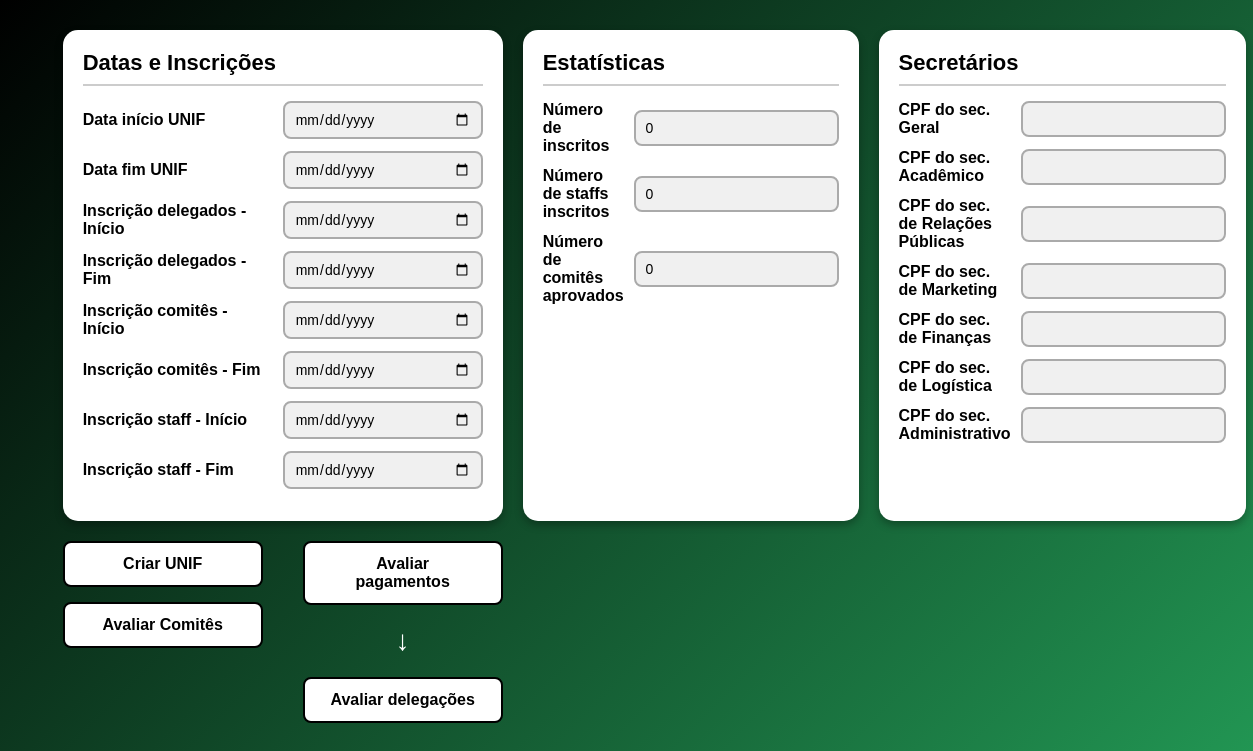
Page /pages/painelControle.php (signed in) on the earlier database version.
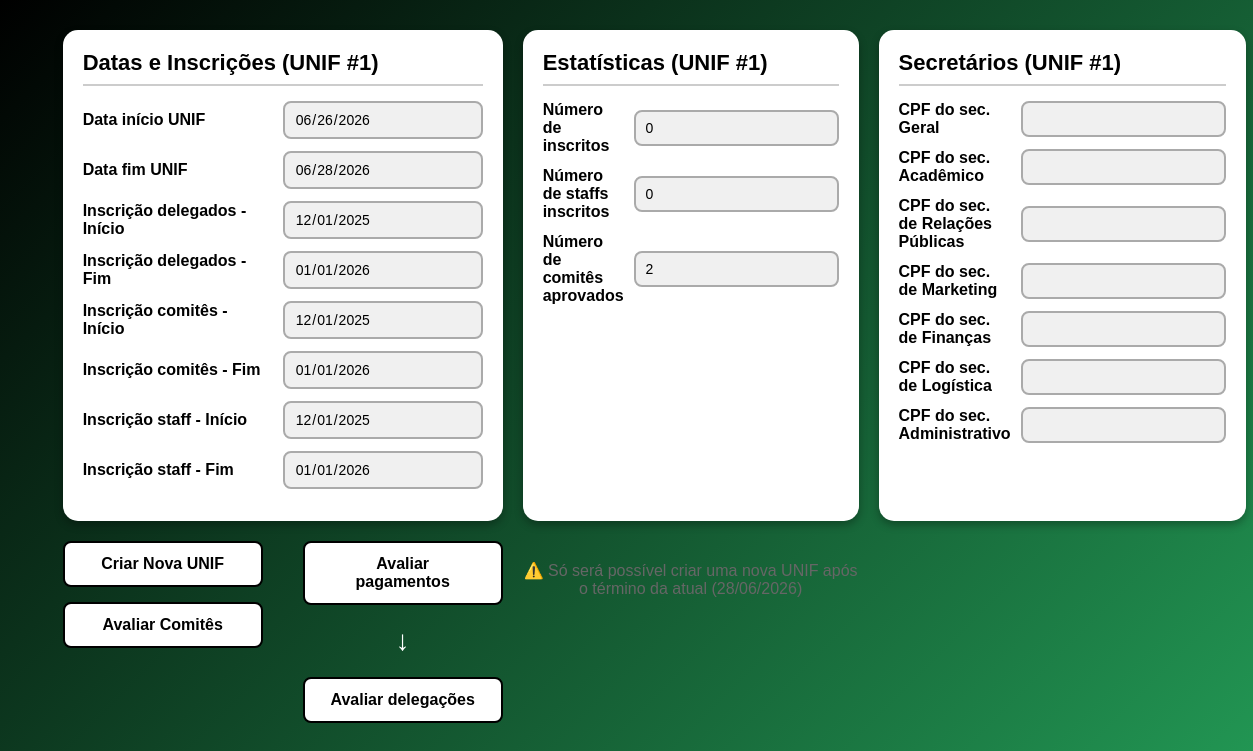
Same page on the later database version.
### tables this page shows
CREATE TABLE `unif` (
  `id_unif` int(11) NOT NULL,
  `data_inicio_unif` date DEFAULT NULL,
  `data_fim_unif` date DEFAULT NULL,
  `data_inicio_inscricao_delegado` date DEFAULT NULL,
  `data_fim_inscricao_delegado` date DEFAULT NULL,
  `data_inicio_inscricao_comite` date DEFAULT NULL,
  `data_fim_inscricao_comite` date DEFAULT NULL,
  `data_inicio_inscricao_staff` date DEFAULT NULL,
  `data_fim_inscricao_staff` date DEFAULT NULL
);

### pages/painelControle.php (the view, shortened to what the changed rows need)
<?php
require_once 'php/conexao.php';
?>
<!DOCTYPE html>
<html lang="pt-BR">
<head>
  <link rel="stylesheet" href="styles/global.css">
  <link rel="stylesheet" href="styles/painelControle.css">
</head>
<body>
  <?php
  if (isset($_SESSION["cpf"])) {
    if (isset($_SESSION["adm"]) && $_SESSION["adm"] == true) {
      $unif_atual = null;
      $estatisticas = array(
        'inscritos' => 0,
        'staffs' => 0,
        'mesas' => 0
      );
      $pode_criar_unif = false;
      $secretarios = array();
      if ($conn && $conn->connect_error === null) {
        $sql_unif = "SELECT * FROM unif ORDER BY data_fim_unif DESC LIMIT 1";
        $result_unif = $conn->query($sql_unif);
        if ($result_unif && $result_unif->num_rows > 0) {
          $unif_atual = $result_unif->fetch_assoc();
          $data_fim = new DateTime($unif_atual['data_fim_unif']);
          $data_atual = new DateTime();
          $pode_criar_unif = ($data_fim < $data_atual);
          $id_unif = $unif_atual['id_unif'];
          $sql_inscritos = "SELECT COUNT(*) as total FROM delegado d
                           INNER JOIN delegacao del ON d.cpf = del.cpf
                           WHERE del.id_unif = ?";
          $stmt = $conn->prepare($sql_inscritos);
          $stmt->bind_param("i", $id_unif);
          $stmt->execute();
          $result_inscritos = $stmt->get_result();
          if ($result_inscritos && $row = $result_inscritos->fetch_assoc()) {
            $estatisticas['inscritos'] = $row['total'];
          }
          $sql_staffs = "SELECT COUNT(*) as total FROM staff WHERE id_unif = ? AND status_inscricao = 'aprovado'";
          $stmt = $conn->prepare($sql_staffs);
          $stmt->bind_param("i", $id_unif);
          $stmt->execute();
          $result_staffs = $stmt->get_result();
          if ($result_staffs && $row = $result_staffs->fetch_assoc()) {
            $estatisticas['staffs'] = $row['total'];
          }
          $sql_mesas = "SELECT COUNT(*) as total FROM comite WHERE id_unif = ? AND status = 'aprovado'";
          $stmt = $conn->prepare($sql_mesas);
          $stmt->bind_param("i", $id_unif);
          $stmt->execute();
          $result_mesas = $stmt->get_result();
          if ($result_mesas && $row = $result_mesas->fetch_assoc()) {
            $estatisticas['mesas'] = $row['total'];
          }
        } else {
          $pode_criar_unif = true;
        }
      }
  ?>
      <div class="container">
        <div class="box">
          <h3>Datas e Inscrições <?php echo $unif_atual ? "(UNIF #" . $unif_atual['id_unif'] . ")" : ""; ?></h3>
          <form method="POST" id="formUnif">
            <div class="row">
              <span class="label">Data início UNIF</span>
              <input type="date" name="data_inicio_unif"
                     value="<?php echo $unif_atual ? $unif_atual['data_inicio_unif'] : ''; ?>"
                     <?php echo $unif_atual ? 'readonly' : 'required'; ?>>
            </div>
            <div class="row">
              <span class="label">Data fim UNIF</span>
              <input type="date" name="data_fim_unif"
                     value="<?php echo $unif_atual ? $unif_atual['data_fim_unif'] : ''; ?>"
                     <?php echo $unif_atual ? 'readonly' : 'required'; ?>>
            </div>
            <div class="row">
              <span class="label">Inscrição delegados - Início</span>
              <input type="date" name="data_inicio_inscricao_delegado"
                     value="<?php echo $unif_atual ? $unif_atual['data_inicio_inscricao_delegado'] : ''; ?>"
                     <?php echo $unif_atual ? 'readonly' : 'required'; ?>>
            </div>
            <div class="row">
              <span class="label">Inscrição delegados - Fim</span>
              <input type="date" name="data_fim_inscricao_delegado"
                     value="<?php echo $unif_atual ? $unif_atual['data_fim_inscricao_delegado'] : ''; ?>"
                     <?php echo $unif_atual ? 'readonly' : 'required'; ?>>
            </div>
            <div class="row">
              <span class="label">Inscrição comitês - Início</span>
              <input type="date" name="data_inicio_inscricao_comite"
                     value="<?php echo $unif_atual ? $unif_atual['data_inicio_inscricao_comite'] : ''; ?>"
                     <?php echo $unif_atual ? 'readonly' : 'required'; ?>>
            </div>
            <div class="row">
              <span class="label">Inscrição comitês - Fim</span>
              <input type="date" name="data_fim_inscricao_comite"
                     value="<?php echo $unif_atual ? $unif_atual['data_fim_inscricao_comite'] : ''; ?>"
                     <?php echo $unif_atual ? 'readonly' : 'required'; ?>>
            </div>
            <div class="row">
              <span class="label">Inscrição staff - Início</span>
              <input type="date" name="data_inicio_inscricao_staff"
                     value="<?php echo $unif_atual ? $unif_atual['data_inicio_inscricao_staff'] : ''; ?>"
                     <?php echo $unif_atual ? 'readonly' : 'required'; ?>>
            </div>
            <div class="row">
              <span class="label">Inscrição staff - Fim</span>
              <input type="date" name="data_fim_inscricao_staff"
                     value="<?php echo $unif_atual ? $unif_atual['data_fim_inscricao_staff'] : ''; ?>"
                     <?php echo $unif_atual ? 'readonly' : 'required'; ?>>
            </div>
          </form>
        </div>
        <div class="box">
          <h3>Estatísticas <?php echo $unif_atual ? "(UNIF #" . $unif_atual['id_unif'] . ")" : ""; ?></h3>
          <div class="row">
            <span class="label">Número de inscritos</span>
            <input type="text" value="<?php echo $estatisticas['inscritos']; ?>" readonly>
          </div>
          <div class="row">
            <span class="label">Número de staffs inscritos</span>
            <input type="text" value="<?php echo $estatisticas['staffs']; ?>" readonly>
          </div>
          <div class="row">
            <span class="label">Número de comitês aprovados</span>
            <input type="text" value="<?php echo $estatisticas['mesas']; ?>" readonly>
          </div>
        </div>
        <div class="box">
          <h3>Secretários <?php echo $unif_atual ? "(UNIF #" . $unif_atual['id_unif'] . ")" : ""; ?></h3>
          <div class="row">
            <span class="label">CPF do sec. Geral</span>
            <input type="text" name="cpf_geral"
                   value="<?php echo isset($secretarios['Geral']) ? $secretarios['Geral'] : ''; ?>"
                   <?php echo $unif_atual ? 'readonly' : ''; ?> form="formUnif">
          </div>
          <div class="row">
            <span class="label">CPF do sec. Acadêmico</span>
            <input type="text" name="cpf_academico"
                   value="<?php echo isset($secretarios['Academico']) ? $secretarios['Academico'] : ''; ?>"
                   <?php echo $unif_atual ? 'readonly' : ''; ?> form="formUnif">
          </div>
          <div class="row">
            <span class="label">CPF do sec. de Relações Públicas</span>
            <input type="text" name="cpf_relacoes_publicas"
                   value="<?php echo isset($secretarios['Relacoes Publicas']) ? $secretarios['Relacoes Publicas'] : ''; ?>"
                   <?php echo $unif_atual ? 'readonly' : ''; ?> form="formUnif">
          </div>
          <div class="row">
            <span class="label">CPF do sec. de Marketing</span>
            <input type="text" name="cpf_marketing"
                   value="<?php echo isset($secretarios['Marketing']) ? $secretarios['Marketing'] : ''; ?>"
                   <?php echo $unif_atual ? 'readonly' : ''; ?> form="formUnif">
          </div>
          <div class="row">
            <span class="label">CPF do sec. de Finanças</span>
            <input type="text" name="cpf_financas"
                   value="<?php echo isset($secretarios['Financas']) ? $secretarios['Financas'] : ''; ?>"
                   <?php echo $unif_atual ? 'readonly' : ''; ?> form="formUnif">
          </div>
          <div class="row">
            <span class="label">CPF do sec. de Logística</span>
            <input type="text" name="cpf_logistica"
                   value="<?php echo isset($secretarios['Logistica']) ? $secretarios['Logistica'] : ''; ?>"
                   <?php echo $unif_atual ? 'readonly' : ''; ?> form="formUnif">
          </div>
          <div class="row">
            <span class="label">CPF do sec. Administrativo</span>
            <input type="text" name="cpf_administrativo"
                   value="<?php echo isset($secretarios['Administrativo']) ? $secretarios['Administrativo'] : ''; ?>"
                   <?php echo $unif_atual ? 'readonly' : ''; ?> form="formUnif">
          </div>
        </div>
        <div class="buttons">
          <div class="col left">
            <?php if (!$unif_atual || $pode_criar_unif): ?>
              <button type="submit" name="criar_unif" value="1" class="btn" form="formUnif">
                Criar UNIF
              </button>
            <?php else: ?>
              <button class="btn disabled" disabled>
                Criar Nova UNIF
              </button>
            <?php endif; ?>
            <button class="btn" onclick="window.location.href='analiseComites.php'">Avaliar Comitês</button>
          </div>
          <div class="col right">
            <button class="btn" onclick="window.location.href='avaliarPagamentos.php'">Avaliar pagamentos</button>
            <span class="arrow">↓</span>
            <button class="btn" onclick="window.location.href='avaliarDelegacoes.php'">Avaliar delegações</button>
          </div>
        </div>
        <?php if (!$pode_criar_unif && $unif_atual): ?>
          <div style="text-align: center; margin-top: 20px; color: #666;">
            <p>⚠️ Só será possível criar uma nova UNIF após o término da atual (<?php echo date('d/m/Y', strtotime($unif_atual['data_fim_unif'])); ?>)</p>
          </div>
        <?php endif; ?>
      </div>
    <?php
    } else {
      echo "Usuário não autorizado!";
    }
  } else {
    echo "Usuário não autenticado!";
    ?>
    <a href="login.php" class="erro-php">Se identifique aqui</a>
  <?php
  }
  ?>
</body>
</html>

Differences in the rows shown:
added unif: id_unif "1", data_inicio_unif "06/26/2026", data_fim_unif "06/28/2026", data_inicio_inscricao_delegado "12/01/2025", data_fim_inscricao_delegado "01/01/2026", data_inicio_inscricao_comite "12/01/2025", data_fim_inscricao_comite "01/01/2026", data_inicio_inscricao_staff "12/01/2025", data_fim_inscricao_staff "01/01/2026", data_fim_unif "28/06/2026"
Other differences:
form field mesas: "0" → "2"
text no longer shown: "Criar UNIF"
text now shown: "(UNIF # ) (UNIF # ) (UNIF # ) Criar Nova UNIF ⚠️ Só será possível criar uma nova UNIF após o término da atual ( )"
